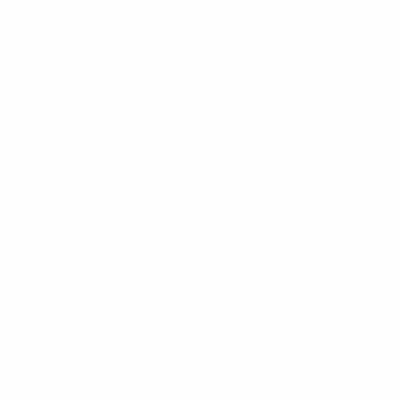
Frame 1 (no input)
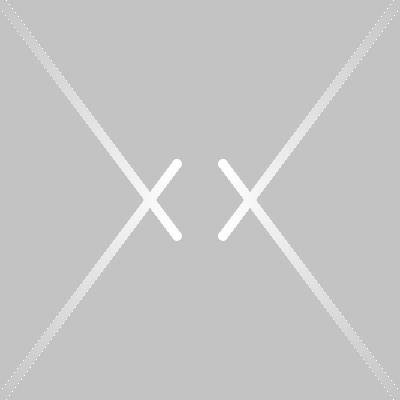
Frame 60 (no input)
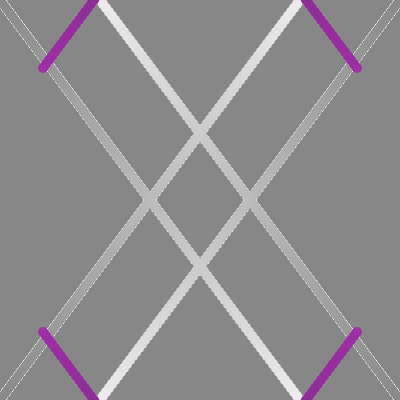
Frame 120 (the mouse pressed at the canvas centre since frame 60)

The p5.js sketch that drew these frames (run headless with seeded random() and noise() and a simulated clock; from frame 60 on, the mouse is pressed at the canvas centre):

// p5.js sketch
// ── sketch.js
let x= 0;
let y = 0;
let pacex = 3;
let pacey = 4;
let r, g, b;
function setup() {
  createCanvas(400, 400);
}

function draw() {
  background(0, 1);
  noStroke()
  fill(r, g, b)
  circle(x,y,10)
  circle(x,height - y,10)
  circle(width - x, y,10)
  circle(width - x,height - y,10)
  x += pacex;
  y += pacey;
  if (x < 0 || x > width){
    pacex = -pacex
    r = random(220)
    g = random(220)
    b = random(220)
  }
  if(y < 0||y > height){
    pacey = -pacey
    r = random(220)
    g = random(220)
    b = random(220)
  }
}
